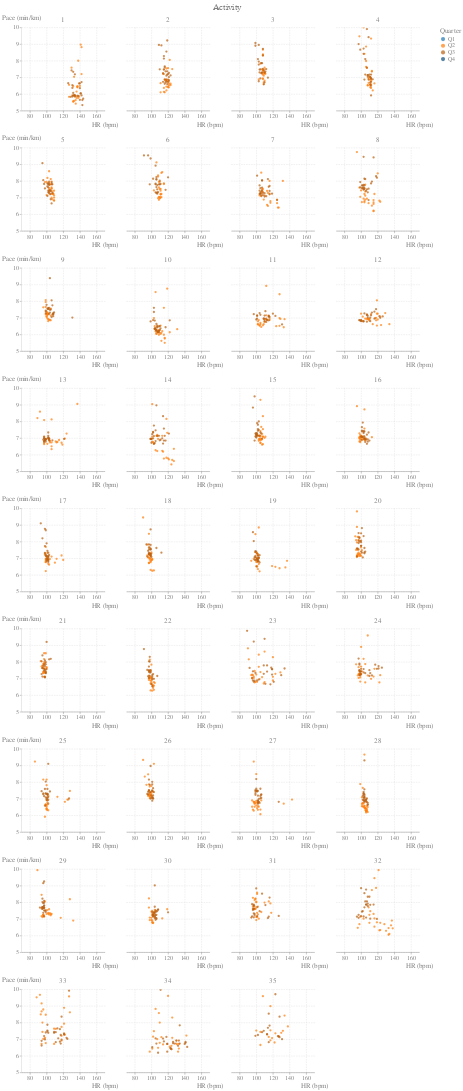

Write notebook code for a chart like this one.
### Code cell
(
    alt.Chart(
        df.with_columns(
            Quarter=pl.col("Lap")
            .qcut(quantiles=4, labels=["Q1", "Q2", "Q3", "Q4"])
            .over("Activity")
            .cast(pl.Utf8),
        ).filter(pl.col("Quarter").is_in(["Q2", "Q3"]))
    )
    .mark_point(clip=True, filled=True)
    .encode(
        x=alt.X("HR:Q").scale(zero=False, domain=[70, 170]).title("HR (bpm)"),
        y=alt.Y("Pace:Q")
        .scale(zero=False, domain=[5, 10])
        .title("Pace (min/km)"),
        color=alt.Color("Quarter:N", title="Quarter").scale(
            domain=["Q1", "Q2", "Q3", "Q4"],
            range=["#1f77b4", "#ff7f0e", "#b96113", "#0d4f7e"],
        ),
    )
    .properties(width=200, height=200)
    .facet(facet=alt.Facet("Activity:N"), columns=4)
    .resolve_scale(x="independent")
)

### Figure 1 — Vega-Lite specification as saved in the notebook (floating-point values rounded to 4 significant figures; data arrays with more than 128 entries replaced by an {"elided": "..."} marker saying what was removed)
{"config": {"text": {"color": "gray", "fontSize": 14}, "title": {"anchor": "middle", "fontWeight": "normal", "titleFontWeight": "normal", "labelFontWeight": "normal", "fontSize": 30, "titleFontSize": 16, "labelFontSize": 14, "color": "gray", "titleColor": "gray", "labelColor": "gray", "tickColor": "gray", "domainColor": "gray"}, "header": {"titleFontSize": 22, "labelFontSize": 18, "color": "gray", "titleColor": "gray", "labelColor": "gray", "fontWeight": "normal", "titleFontWeight": "normal", "labelFontWeight": "normal"}, "view": {"height": 800, "width": 800, "strokeWidth": 0, "fill": "white"}, "axis": {"domain": true, "domainColor": "gray", "domainWidth": 1, "gridWidth": 1, "labelAngle": 0, "tickSize": 5, "gridCap": "round", "gridDash": [2, 4], "fontWeight": "normal", "titleFontWeight": "normal", "labelFontWeight": "normal", "fontSize": 30, "titleFontSize": 16, "labelFontSize": 14, "color": "gray", "titleColor": "gray", "labelColor": "gray", "tickColor": "gray"}, "axisX": {"titleAnchor": "end", "titleAlign": "center"}, "axisY": {"titleAnchor": "end", "titleAngle": 0, "titleAlign": "center", "titleY": -15, "titleX": 0}, "legend": {"fontWeight": "normal", "titleFontWeight": "normal", "labelFontWeight": "normal", "fontSize": 30, "titleFontSize": 16, "labelFontSize": 14, "color": "gray", "titleColor": "gray", "labelColor": "gray", "tickColor": "gray", "domainColor": "gray"}}, "data": {"name": "data-c49eea95942a2af117c911f8b3e67912"}, "facet": {"field": "Activity", "type": "nominal"}, "spec": {"mark": {"type": "point", "clip": true, "filled": true}, "encoding": {"color": {"field": "Quarter", "scale": {"domain": ["Q1", "Q2", "Q3", "Q4"], "range": ["#1f77b4", "#ff7f0e", "#b96113", "#0d4f7e"]}, "title": "Quarter", "type": "nominal"}, "x": {"field": "HR", "scale": {"zero": false, "domain": [70, 170]}, "title": "HR (bpm)", "type": "quantitative"}, "y": {"field": "Pace", "scale": {"zero": false, "domain": [5, 10]}, "title": "Pace (min/km)", "type": "quantitative"}}, "height": 200, "width": 200}, "columns": 4, "resolve": {"scale": {"x": "independent"}}, "$schema": "https://vega.github.io/schema/vega-lite/v5.20.1.json", "datasets": {"data-c49eea95942a2af117c911f8b3e67912": {"elided": "1916 records"}}}
